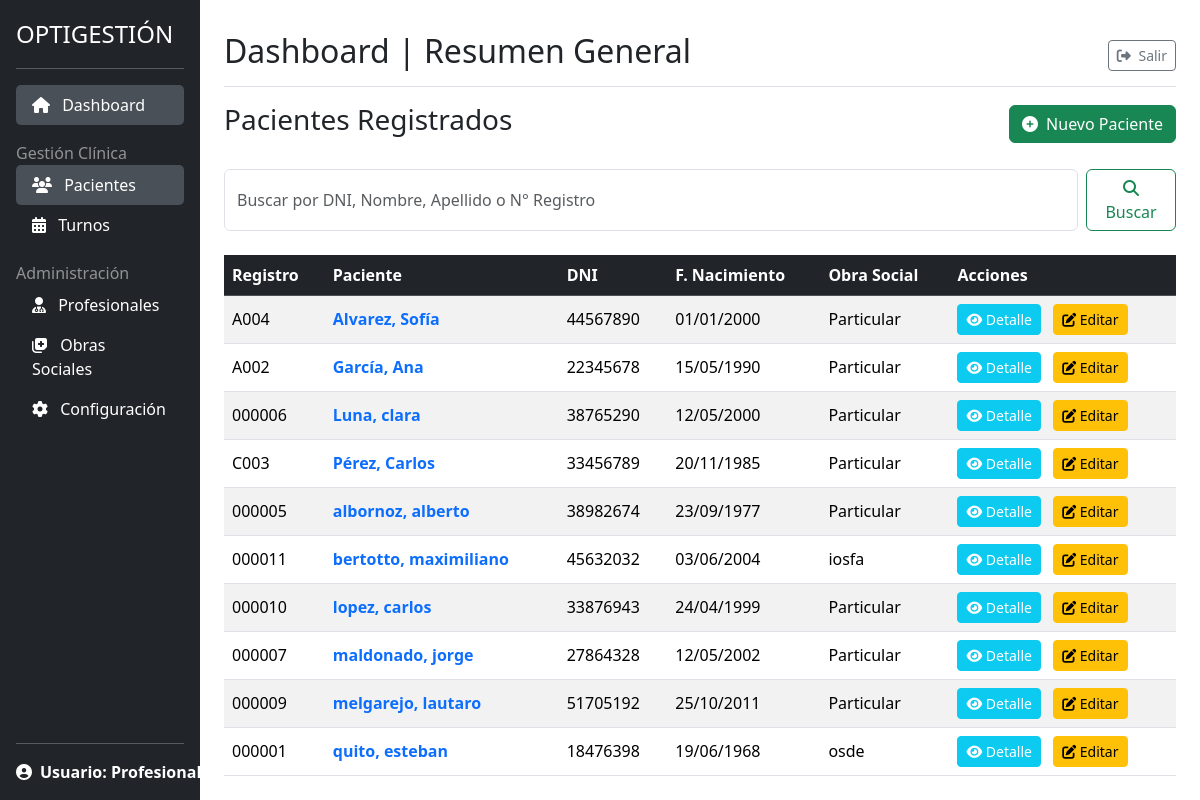
The app's page /pacientes/lista/ (signed in) with its own data.
### gestion_clinica/models.py (models this page shows, shortened)
class Paciente(models.Model):
    num_registro = models.CharField(
        max_length=6,
        unique=True,
        blank=True,
        null=True,
        editable=False,
        verbose_name='Número de Registro'
    )
    nombre = models.CharField(max_length=100)
    apellido = models.CharField(max_length=100)
    dni = models.CharField(max_length=20, unique=True)
    fecha_nacimiento = models.DateField()
    GENERO_CHOICES = [('M', 'Masculino'), ('F', 'Femenino'), ('O', 'Otro')]
    genero = models.CharField(max_length=1, choices=GENERO_CHOICES)
    telefono = models.CharField(max_length=50)
    domicilio = models.CharField(max_length=255, verbose_name='Domicilio')
    obra_social = models.ForeignKey(
        ObraSocial, on_delete=models.SET_NULL, null=True, blank=True)
    num_afiliado = models.CharField(max_length=50, blank=True, null=True)
    antecedentes_sistemicos = models.TextField(
        blank=True, verbose_name="Antecedentes Sistémicos")
    antecedentes_oftalmologicos = models.TextField(
        blank=True, verbose_name="Antecedentes Oftalmológicos")
    class Meta:
        ordering = ['apellido', 'nombre']

class ObraSocial(models.Model):
    nombre = models.CharField(max_length=150, unique=True)
    siglas = models.CharField(max_length=20, blank=True, null=True)
    def __str__(self):
        return self.nombre
    class Meta:
        verbose_name = "Obra Social"
        verbose_name_plural = "Obras Sociales"
        ordering = ['nombre']

### gestion_clinica/views.py (the view)
# urls.py: path('lista/', views.PacienteListView.as_view(), name='lista_pacientes'),
class PacienteListView(LoginRequiredMixin, ListView):
    model = Paciente
    template_name = 'gestion_clinica/paciente_list.html'
    context_object_name = 'pacientes'
    paginate_by = 10
    def get_queryset(self):
        queryset = super().get_queryset()
        query = self.request.GET.get('q')
        if query:
            queryset = queryset.filter(
                Q(dni__icontains=query) |
                Q(apellido__icontains=query)
            ).distinct()  # Evita resultados duplicados
        return queryset

### gestion_clinica/templates/gestion_clinica/paciente_list.html (shortened to what this page needs)
{% extends "gestion_clinica/base.html" %}
{% block content %}
<div class="d-flex justify-content-between align-items-center mb-4">
    <h1 class="h3">Pacientes Registrados</h1>
    <a href="{% url 'gestion_clinica:crear_paciente' %}" class="btn btn-success">
        <i class="fas fa-plus-circle me-1"></i> Nuevo Paciente
    </a>
</div>
<div class="row mb-4">
    <div class="col-12">
        <form method="GET" class="d-flex" action="{% url 'gestion_clinica:lista_pacientes' %}">
            <input class="form-control me-2"
                    type="search"
                    placeholder="Buscar por DNI, Nombre, Apellido o N° Registro"
                    aria-label="Search"
                    name="q"
                    value="{{ query }}">
            <button class="btn btn-outline-success" type="submit"><i class="fas fa-search"></i> Buscar</button>
        </form>
    </div>
</div>
{% if pacientes %}
<div class="table-responsive">
    <table class="table table-striped table-hover align-middle">
        <thead class="table-dark">
            <tr>
                <th>Registro</th>
                <th>Paciente</th>
                <th>DNI</th>
                <th>F. Nacimiento</th>
                <th>Obra Social</th>
                <th>Acciones</th>
            </tr>
        </thead>
        <tbody>
            {% for paciente in pacientes %}
            <tr data-href="{% url 'gestion_clinica:detalle_paciente' pk=paciente.pk %}" style="cursor: pointer;">
                <td>{{ paciente.num_registro }}</td>
                <td><a href="{% url 'gestion_clinica:detalle_paciente' pk=paciente.pk %}" class="text-decoration-none fw-bold">{{ paciente.apellido }}, {{ paciente.nombre }}</a></td>
                <td>{{ paciente.dni }}</td>
                <td>{{ paciente.fecha_nacimiento|date:"d/m/Y" }}</td>
                <td>{{ paciente.obra_social|default:"N/A" }}</td>
                <td>
                    <a href="{% url 'gestion_clinica:detalle_paciente' pk=paciente.pk %}" class="btn btn-sm btn-info text-white me-2"><i class="fas fa-eye"></i> Detalle</a>
                    <a href="{% url 'gestion_clinica:editar_paciente' pk=paciente.pk %}" class="btn btn-sm btn-warning"><i class="fas fa-edit"></i> Editar</a>
                </td>
            </tr>
            {% endfor %}
        </tbody>
    </table>
</div>
{% endif %}
{% endblock content %}

### static/css/styles.css (style rules this page uses)
html, body { height: 100%; }
.table-responsive { margin-top: 1rem; }

### records on screen
Paciente: num_registro "A004", apellido "Alvarez", nombre "Sofía", dni "44567890", fecha_nacimiento "01/01/2000", obra_social "Particular"
Paciente: num_registro "A002", apellido "García", nombre "Ana", dni "22345678", fecha_nacimiento "15/05/1990", obra_social "Particular"
Paciente: num_registro "000006", apellido "Luna", nombre "clara", dni "38765290", fecha_nacimiento "12/05/2000", obra_social "Particular"
Paciente: num_registro "C003", apellido "Pérez", nombre "Carlos", dni "33456789", fecha_nacimiento "20/11/1985", obra_social "Particular"
Paciente: num_registro "000005", apellido "albornoz", nombre "alberto", dni "38982674", fecha_nacimiento "23/09/1977", obra_social "Particular"
Paciente: num_registro "000011", apellido "bertotto", nombre "maximiliano", dni "45632032", fecha_nacimiento "03/06/2004", obra_social "iosfa"
Paciente: num_registro "000010", apellido "lopez", nombre "carlos", dni "33876943", fecha_nacimiento "24/04/1999", obra_social "Particular"
Paciente: num_registro "000007", apellido "maldonado", nombre "jorge", dni "27864328", fecha_nacimiento "12/05/2002", obra_social "Particular"
Paciente: num_registro "000009", apellido "melgarejo", nombre "lautaro", dni "51705192", fecha_nacimiento "25/10/2011", obra_social "Particular"
Paciente: num_registro "000001", apellido "quito", nombre "esteban", dni "18476398", fecha_nacimiento "19/06/1968", obra_social "osde"
